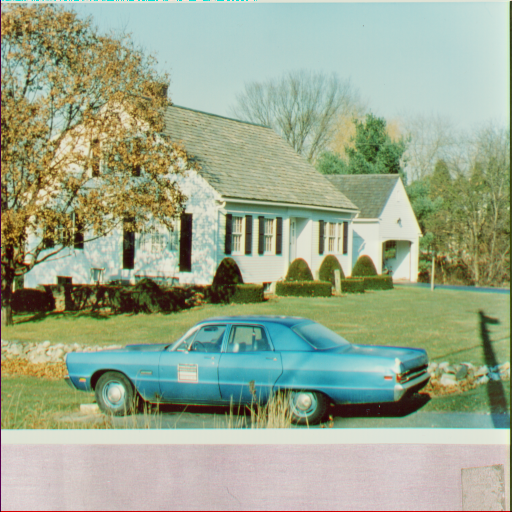
#> input picture opencv-rPi/rpi/pruebas/transformaciones/house2.tiff, 512 x 512 px
$ python pdi_transformaciones8.py
#> lines starting #> are read from the running program, lines starting #| are printed output that depends on the picture
import numpy as np
import cv2
import matplotlib.pyplot as plt

img = cv2.imread('house2.tiff', 1)
#> img is the input picture: shape (512, 512, 3); mean B, G, R 142.2, 168.2, 155.4
input=cv2.cvtColor(img, cv2.COLOR_BGR2RGB)
rows, cols, channel = img.shape
#> rows = 512; cols = 512; channel = 3
T = np.float32([[1, 0, -50], [0, 1, 50]])
output = cv2.warpAffine(input, T, (cols, rows))
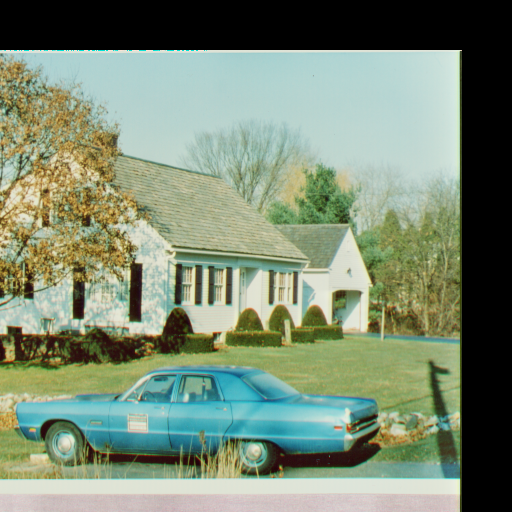
#> output: shape (512, 512, 3); mean R, G, B 122.3, 137.2, 115.2
plt.imshow(output)
plt.title('Shifted Image')
plt.show()

$ run again, with opencv-rPi/rpi/pruebas/transformaciones/house.tiff copied over opencv-rPi/rpi/pruebas/transformaciones/house2.tiff
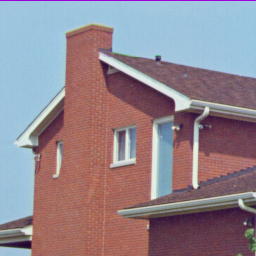
#> input picture opencv-rPi/rpi/pruebas/transformaciones/house.tiff, 256 x 256 px
#> img is the input picture: shape (256, 256, 3); mean B, G, R 142, 133, 146.6
#> `output = cv2.warpAffine(input, T, (cols, rows))`:
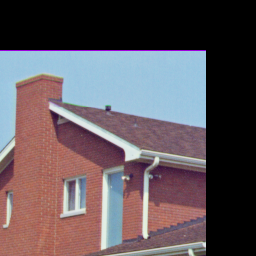
#> output: shape (256, 256, 3); mean R, G, B 96.7, 86.4, 91.9

$ run again, with opencv-rPi/rpi/pruebas/transformaciones/peppers.tiff copied over opencv-rPi/rpi/pruebas/transformaciones/house2.tiff
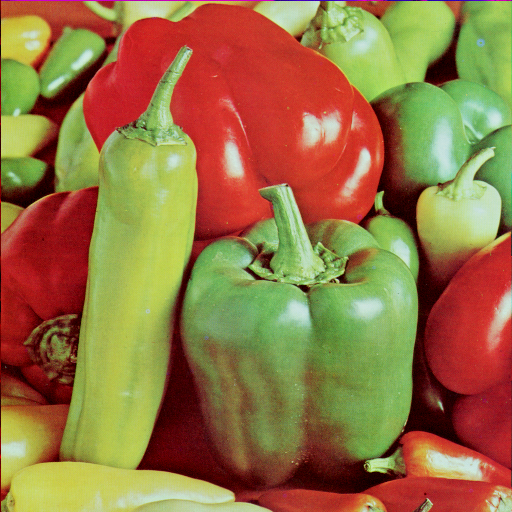
#> input picture opencv-rPi/rpi/pruebas/transformaciones/peppers.tiff, 512 x 512 px
#> img is the input picture: shape (512, 512, 3); mean B, G, R 66.5, 115.6, 149.8
#> `output = cv2.warpAffine(input, T, (cols, rows))`:
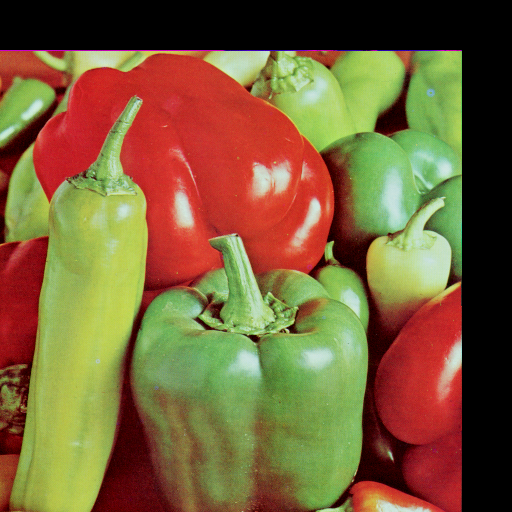
#> output: shape (512, 512, 3); mean R, G, B 121.3, 96.1, 55.7
